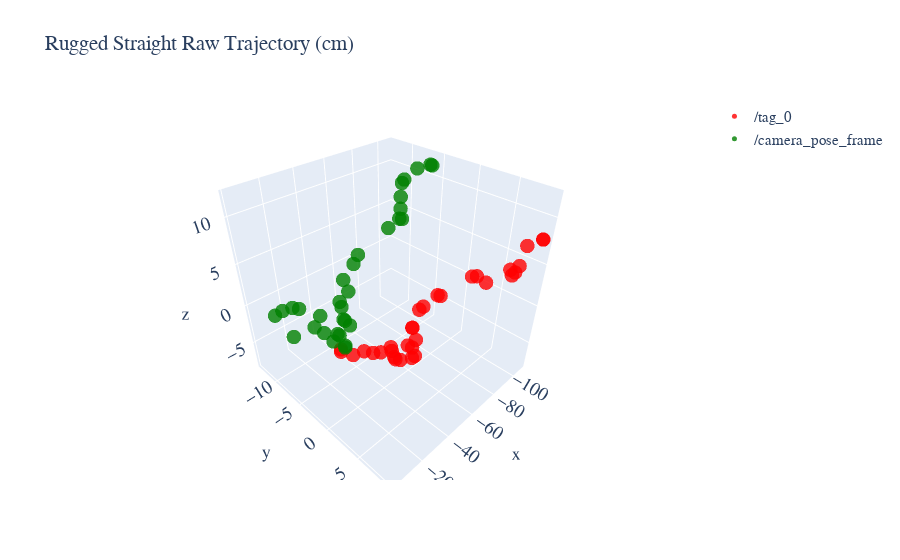

Here is the notebook cell this chart was saved with:
### Code cell
# 2. Rugged Straight
draw_3d("rugged_straight.csv", "Rugged Straight Raw Trajectory (cm)")
